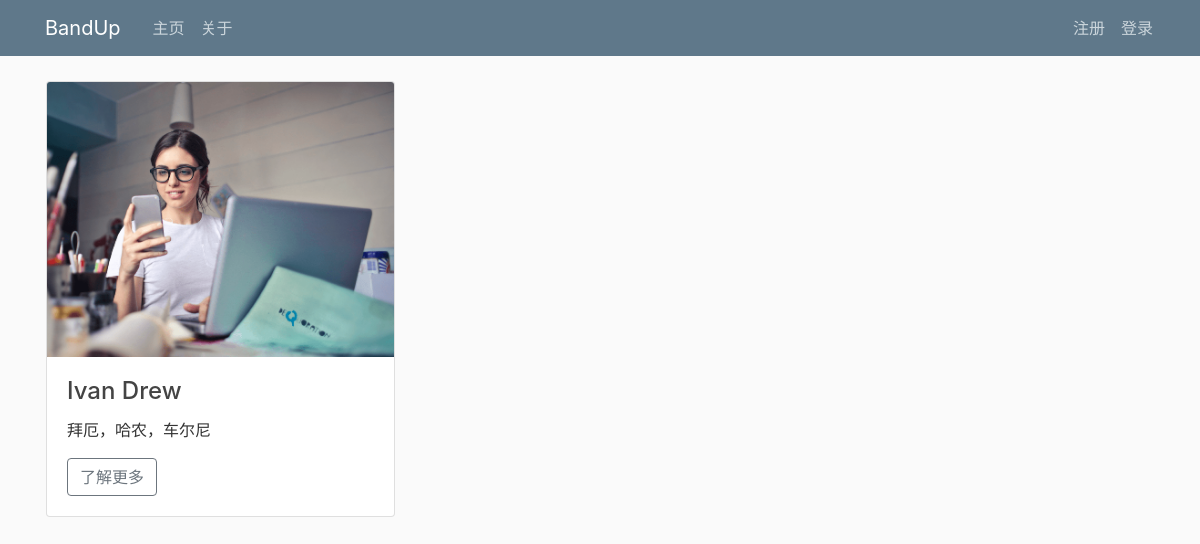
The app's page /, older data.
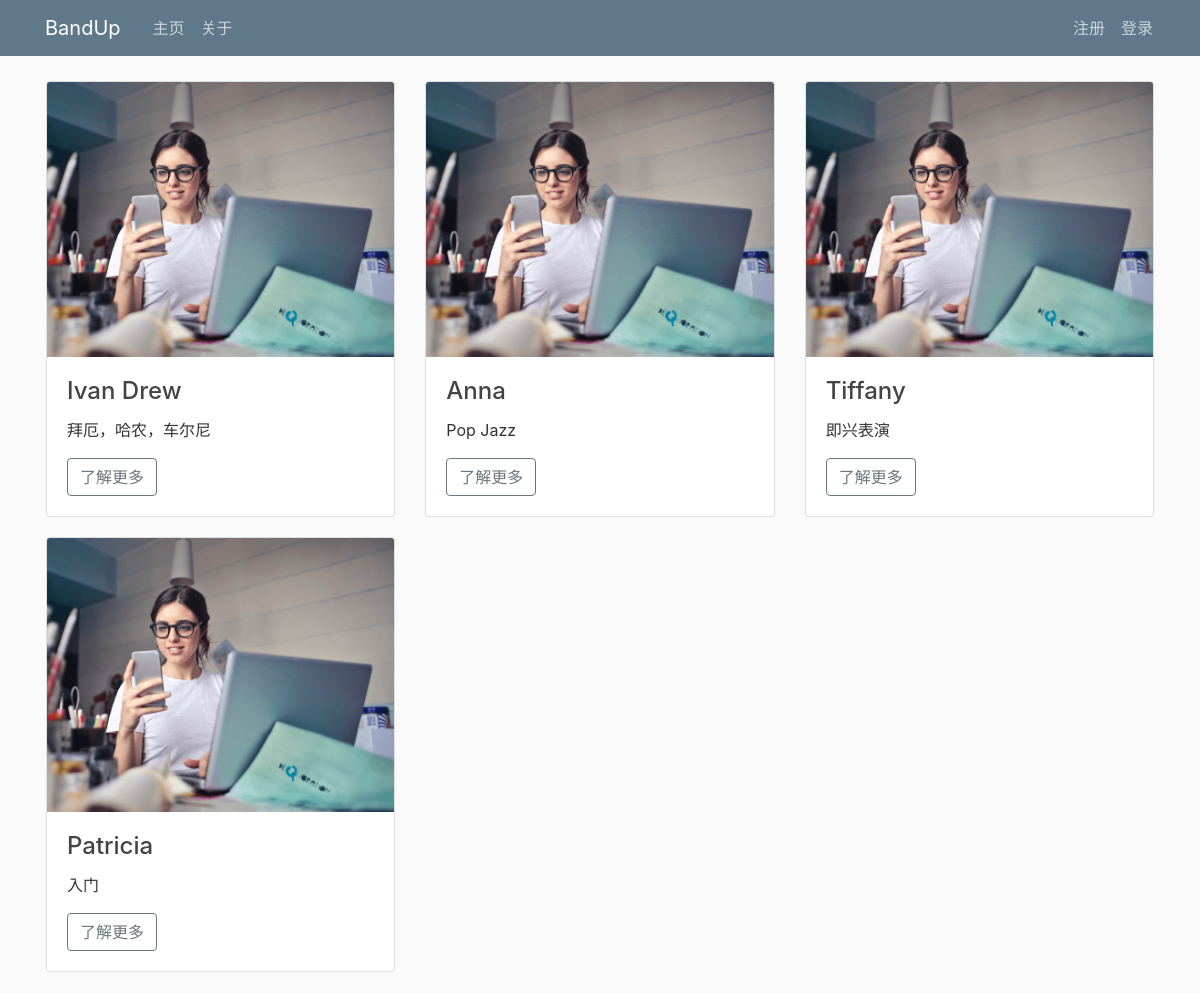
The same page, newer data.
### myapp/models.py (models this page shows, shortened)
class Teacher(models.Model):
    teacher_image = models.ImageField(default='bandup/media/default.jpg', upload_to='profile_pics')
    teacher_name = models.CharField(max_length=100)
    years_of_playing = models.CharField(max_length=100)
    course_content = models.CharField(max_length=5000)
    charging_fee = models.CharField(max_length=100)
    teaching_address = models.CharField(max_length=1000, default='Shanghai')
    date_posted = models.DateTimeField(default=timezone.now)

### myapp/views.py (the view)
# urls.py: path("", TeacherListView.as_view(), name="myapp-home"),
class TeacherListView(ListView):
    model = Teacher
    template_name = 'myapp/home.html'    # <app>/<model>_<viewtype>.html
    context_object_name = 'teachers'
    ordering = ['-date_posted']
    paginate_by = 9

### myapp/templates/myapp/home.html (shortened to what this page needs)
{% extends 'myapp/base.html' %}
{% load crispy_forms_tags %}
{%block content%}
<div class="container-fluid padding" style="padding:1px">
    {% for teacher in teachers %}
    {% if forloop.counter0|divisibleby:3 %}
    <div class="row padding" style="margin-bottom: 20px">
        {% endif %}
        <div class="col-md-4">
            <div class="card">
                <img class="card-img-top" src="media/team2.png" alt="">
                <div class="card-body">
                    <h4 class="card-title">{{ teacher.teacher_name }}</h4>
                    <p class="card-text">{{ teacher.course_content }}</p>
                    <a href="{% url 'teacher-detail' teacher.id %}" class="btn btn-outline-secondary">了解更多</a>
                </div>
            </div>
        </div>
        {%  if forloop.counter|divisibleby:3 or forloop.last %}
    </div>
    {% endif %}
    {% endfor %}
</div>
{% endblock content %}

### myapp/templates/myapp/base.html (shortened to what this page needs)
{% load static %}
<!DOCTYPE html>
<html>
<head>
    <link rel="stylesheet" href="https://stackpath.bootstrapcdn.com/bootstrap/4.3.1/css/bootstrap.min.css"
>
    <link rel="stylesheet" type="text/css" href="{% static 'myapp/main.css' %}">
</head>
<body>
    <header class="site-header">
        <nav class="navbar navbar-expand-md navbar-dark bg-steel fixed-top">
            <div class="container">
                <a class="navbar-brand mr-4" href="{% url 'myapp-home' %}">BandUp</a>
                <div class="collapse navbar-collapse" id="navbarToggle">
                    <div class="navbar-nav mr-auto">
                        <a class="nav-item nav-link" href="{% url 'myapp-home' %}">主页</a>
                        <a class="nav-item nav-link" href="{% url 'myapp-about' %}">关于</a>
                    </div>
                    <div class="navbar-nav">
                        {% if user.is_authenticated %}
                        <a class="nav-item nav-link" href="{% url 'post-create' %}">发表新贴</a>
                        <a class="nav-item nav-link" href="{% url 'profile' %}">个人资料</a>
                        <a class="nav-item nav-link" href="{% url 'logout' %}">退出</a>
                        {% else %}
                        <a class="nav-item nav-link" href="{% url 'register' %}">注册</a>
                        <a class="nav-item nav-link" style="padding-right: 2px" href="{% url 'login' %}">登录</a>
                        {% endif %}
                    </div>
                </div>
            </div>
        </nav>
    </header>
    <main role="main" class="container">
        <div class="row">
            <div class="col">
                {% block content %}{% endblock %}
            </div>
        </div>
    </main>
</body>
</html>

### myapp/static/myapp/main.css (style rules this page uses)
body { background: #fafafa; color: #333333; margin-top: 5rem; }
h1, h2, h3, h4, h5, h6 { color: #444444; }
.bg-steel { background-color: #5f788a; }
.site-header .navbar-nav .nav-link { color: #cbd5db; }

Row changes from the older to the newer data that the page shows:
added Teacher: teacher_name "Anna", course_content "Pop Jazz"
added Teacher: teacher_name "Tiffany", course_content "即兴表演"
added Teacher: teacher_name "Patricia", course_content "入门"
